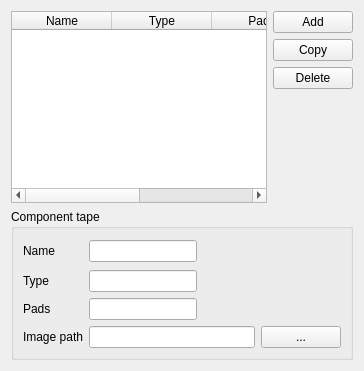
         <widget class="QWidget" name="tab_15">
          <attribute name="title">
           <string>Component tapes</string>
          </attribute>
          <layout class="QGridLayout" name="gridLayout_24">
           <item row="0" column="1">
            <widget class="QPushButton" name="pushButton_16">
             <property name="text">
              <string>Add</string>
             </property>
            </widget>
           </item>
           <item row="1" column="1">
            <widget class="QPushButton" name="pushButton_17">
             <property name="text">
              <string>Copy</string>
             </property>
            </widget>
           </item>
           <item row="2" column="1">
            <widget class="QPushButton" name="pushButton_18">
             <property name="text">
              <string>Delete</string>
             </property>
            </widget>
           </item>
           <item row="4" column="0" colspan="2">
            <widget class="QGroupBox" name="groupBox_5">
             <property name="title">
              <string>Component tape</string>
             </property>
             <layout class="QGridLayout" name="gridLayout_25" columnstretch="0,0,0,0,1,0">
              <item row="2" column="1" colspan="2">
               <widget class="QLineEdit" name="lineEdit_41"/>
              </item>
              <item row="4" column="0">
               <widget class="QLabel" name="label_42">
                <property name="text">
                 <string>Image path</string>
                </property>
               </widget>
              </item>
              <item row="0" column="1" rowspan="2" colspan="2">
               <widget class="QLineEdit" name="lineEdit_40"/>
              </item>
              <item row="0" column="0" rowspan="2">
               <widget class="QLabel" name="label_39">
                <property name="text">
                 <string>Name</string>
                </property>
               </widget>
              </item>
              <item row="0" column="4" rowspan="4" colspan="2">
               <widget class="QLabel" name="label_43">
                <property name="text">
                 <string/>
                </property>
               </widget>
              </item>
              <item row="3" column="1" colspan="2">
               <widget class="QLineEdit" name="lineEdit_42"/>
              </item>
              <item row="2" column="0">
               <widget class="QLabel" name="label_40">
                <property name="text">
                 <string>Type</string>
                </property>
               </widget>
              </item>
              <item row="3" column="0">
               <widget class="QLabel" name="label_41">
                <property name="text">
                 <string>Pads</string>
                </property>
               </widget>
              </item>
              <item row="4" column="5">
               <widget class="QPushButton" name="pushButton_19">
                <property name="text">
                 <string>...</string>
                </property>
               </widget>
              </item>
              <item row="0" column="3">
               <spacer name="horizontalSpacer_7">
                <property name="orientation">
                 <enum>Qt::Horizontal</enum>
                </property>
                <property name="sizeHint" stdset="0">
                 <size>
                  <width>40</width>
                  <height>20</height>
                 </size>
                </property>
               </spacer>
              </item>
              <item row="4" column="1" colspan="4">
               <widget class="QLineEdit" name="lineEdit_43"/>
              </item>
             </layout>
            </widget>
           </item>
           <item row="3" column="1">
            <spacer name="verticalSpacer_9">
             <property name="orientation">
              <enum>Qt::Vertical</enum>
             </property>
             <property name="sizeHint" stdset="0">
              <size>
               <width>20</width>
               <height>40</height>
              </size>
             </property>
            </spacer>
           </item>
           <item row="0" column="0" rowspan="4">
            <widget class="QTableWidget" name="tableWidget_7">
             <column>
              <property name="text">
               <string>Name</string>
              </property>
             </column>
             <column>
              <property name="text">
               <string>Type</string>
              </property>
             </column>
             <column>
              <property name="text">
               <string>Pads</string>
              </property>
             </column>
             <column>
              <property name="text">
               <string>Image path</string>
              </property>
             </column>
            </widget>
           </item>
          </layout>
         </widget>
